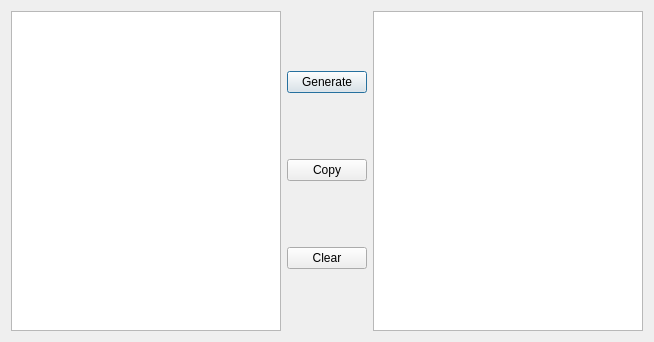
<?xml version="1.0" encoding="UTF-8"?>
<ui version="4.0">
 <class>StringTableGeneratorDialog</class>
 <widget class="QDialog" name="StringTableGeneratorDialog">
  <property name="geometry">
   <rect>
    <x>0</x>
    <y>0</y>
    <width>654</width>
    <height>342</height>
   </rect>
  </property>
  <property name="windowTitle">
   <string>String Generator</string>
  </property>
  <property name="locale">
   <locale language="English" country="UnitedStates"/>
  </property>
  <layout class="QHBoxLayout" name="horizontalLayout">
   <item>
    <widget class="QPlainTextEdit" name="input"/>
   </item>
   <item>
    <layout class="QVBoxLayout" name="verticalLayout">
     <item>
      <widget class="QPushButton" name="generateButton">
       <property name="text">
        <string>Generate</string>
       </property>
       <property name="icon">
        <iconset theme="view-refresh"/>
       </property>
      </widget>
     </item>
     <item>
      <widget class="QPushButton" name="copyButton">
       <property name="text">
        <string>Copy</string>
       </property>
       <property name="icon">
        <iconset theme="edit-copy"/>
       </property>
      </widget>
     </item>
     <item>
      <widget class="QPushButton" name="clearButton">
       <property name="text">
        <string>Clear</string>
       </property>
       <property name="icon">
        <iconset theme="edit-clear"/>
       </property>
      </widget>
     </item>
    </layout>
   </item>
   <item>
    <widget class="QPlainTextEdit" name="output">
     <property name="readOnly">
      <bool>true</bool>
     </property>
    </widget>
   </item>
  </layout>
 </widget>
 <resources/>
 <connections/>
</ui>
